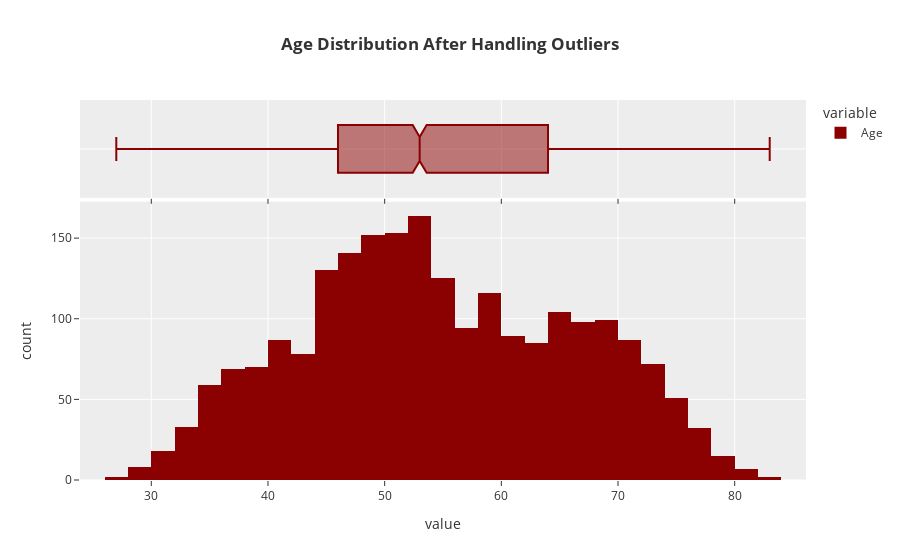

The notebook cell saved with this chart:
### Code cell
fig = px.histogram(data["Age"], marginal="box", title="<b>Age Distribution After Handling Outliers",
                   color_discrete_map={"Age":"darkred"})
fig.show()

print(f"Skewness of Age Distribution is {data['Age'].skew()}")

### Figure 1 — Plotly figure (JSON) as saved in the notebook; plotly's stock layout.template omitted (floating-point values rounded to 4 significant figures; data arrays with more than 128 entries replaced by an {"elided": "..."} marker saying what was removed)
{"data": [{"alignmentgroup": "True", "bingroup": "x", "hovertemplate": "variable=Age<br>value=%{x}<br>count=%{y}<extra></extra>", "legendgroup": "Age", "marker": {"color": "darkred", "pattern": {"shape": ""}}, "name": "Age", "offsetgroup": "Age", "orientation": "v", "showlegend": true, "type": "histogram", "x": {"elided": "2240 float values"}, "xaxis": "x", "yaxis": "y"}, {"alignmentgroup": "True", "hovertemplate": "variable=Age<br>value=%{x}<extra></extra>", "legendgroup": "Age", "marker": {"color": "darkred"}, "name": "Age", "notched": true, "offsetgroup": "Age", "showlegend": false, "type": "box", "x": {"elided": "2240 float values"}, "xaxis": "x2", "yaxis": "y2"}], "layout": {"barmode": "relative", "legend": {"title": {"text": "variable"}, "tracegroupgap": 0}, "title": {"text": "<b>Age Distribution After Handling Outliers"}, "xaxis": {"anchor": "y", "domain": [0.0, 1.0], "title": {"text": "value"}}, "xaxis2": {"anchor": "y2", "domain": [0.0, 1.0], "matches": "x", "showticklabels": false}, "yaxis": {"anchor": "x", "domain": [0.0, 0.7326], "title": {"text": "count"}}, "yaxis2": {"anchor": "x2", "domain": [0.7426, 1.0], "matches": "y2", "showline": false, "showticklabels": false, "ticks": ""}}}
